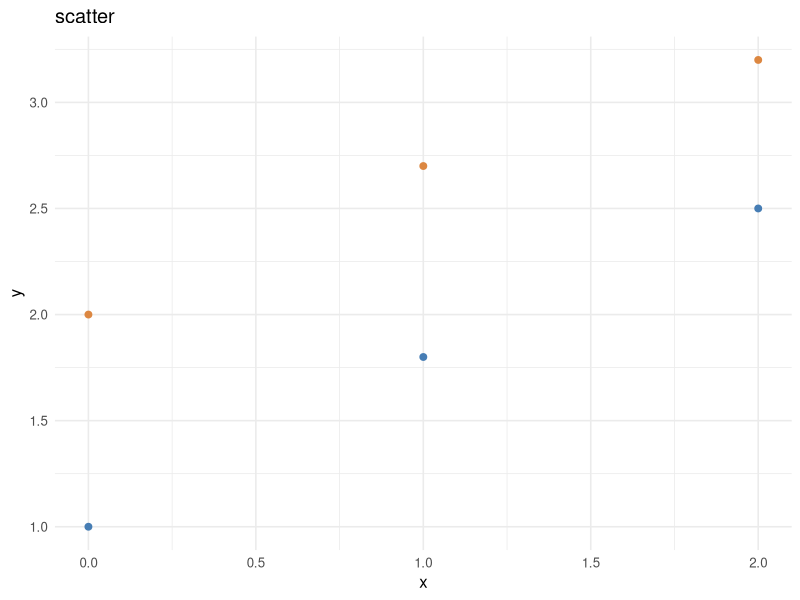
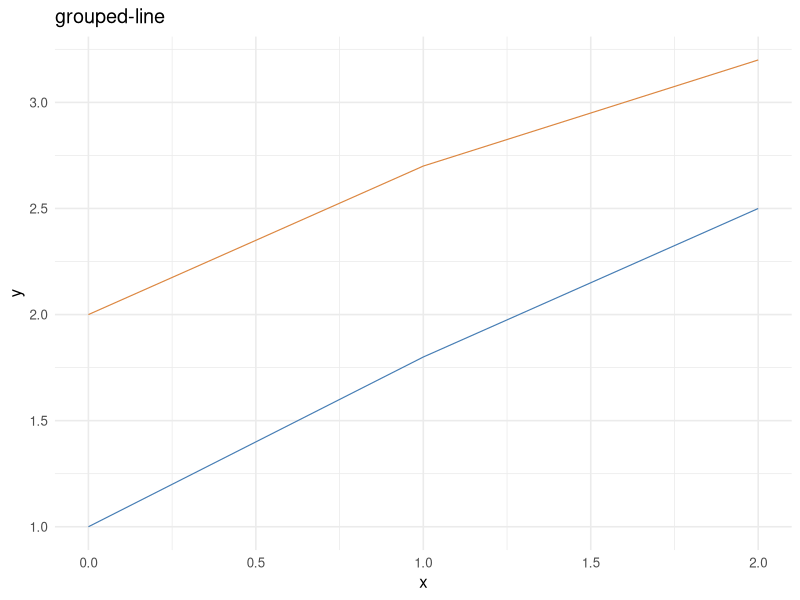
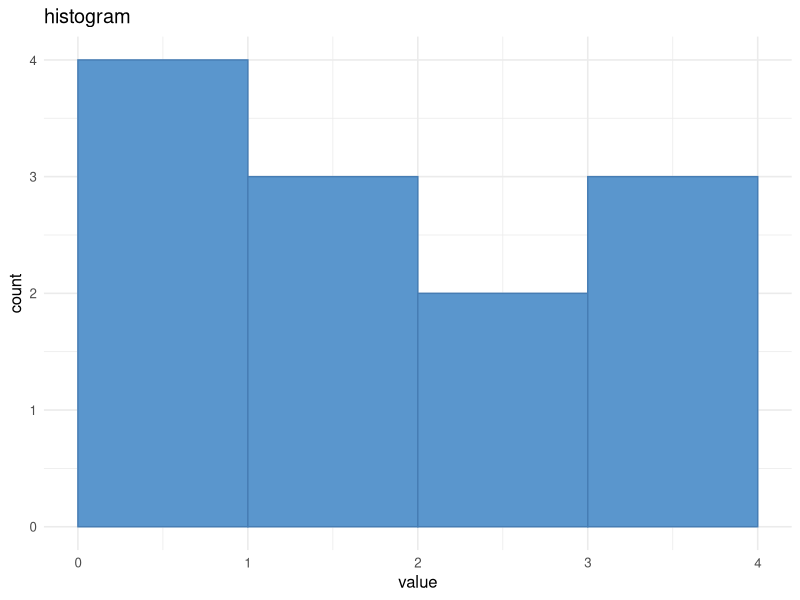
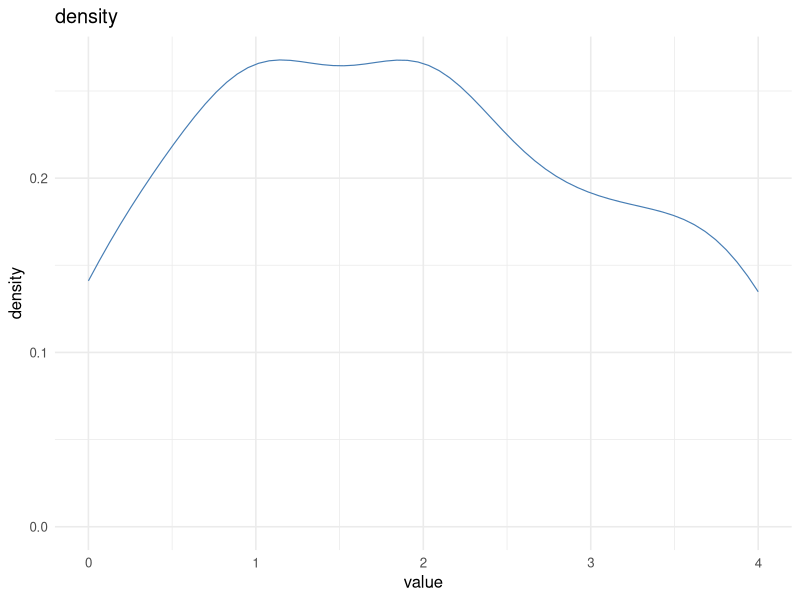
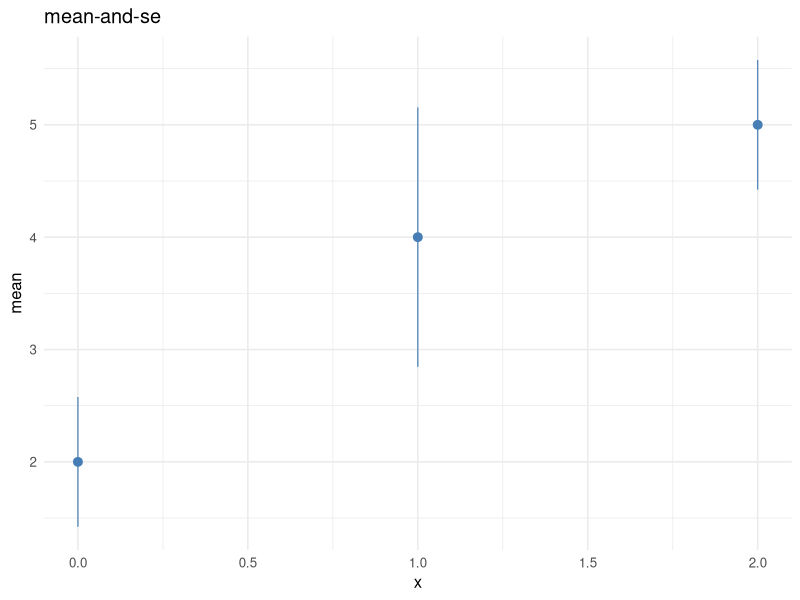
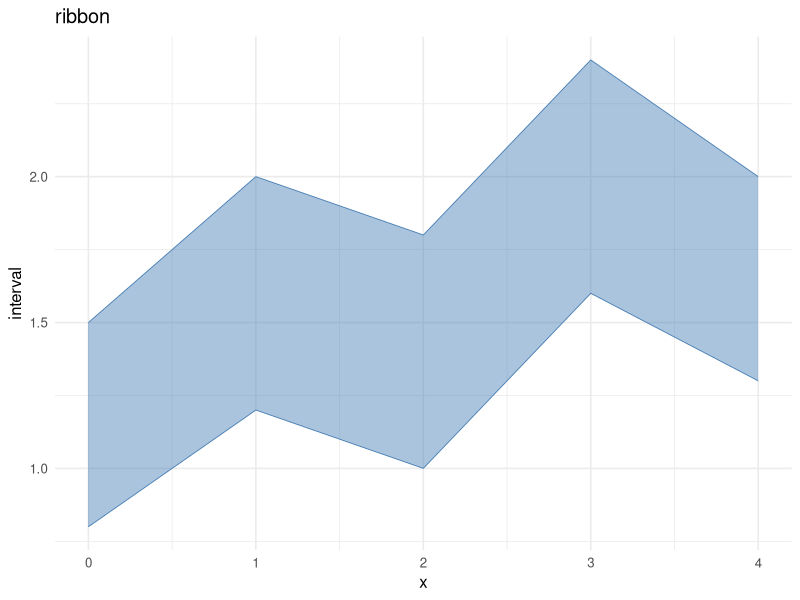
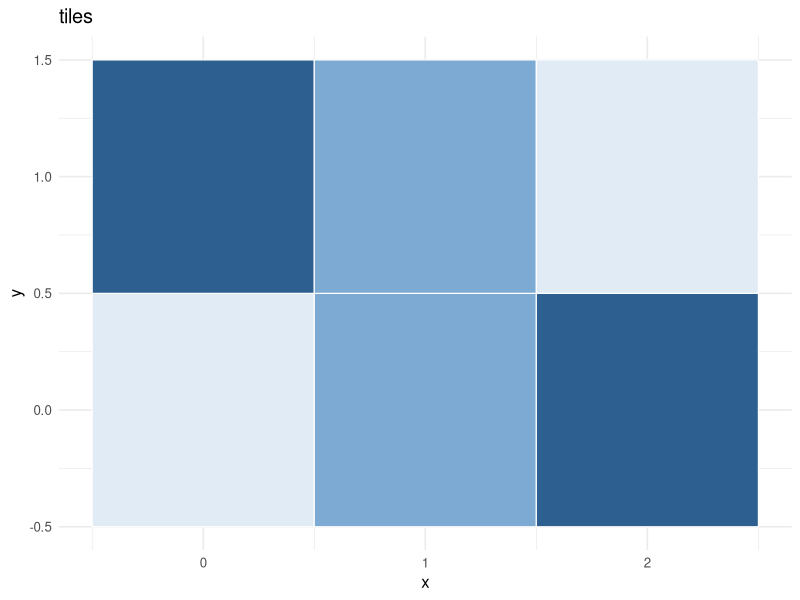
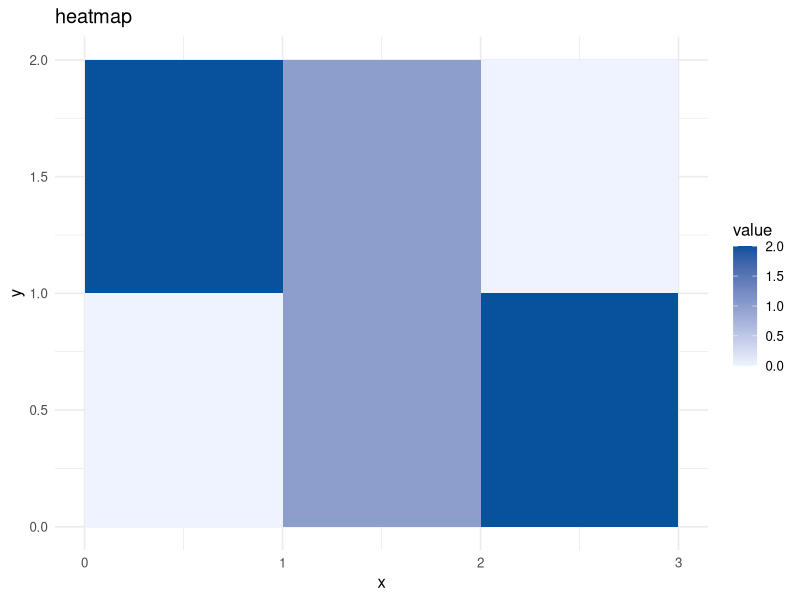

Recreate these plots in R, in order.
args <- commandArgs(trailingOnly = TRUE)
out_dir <- if (length(args) >= 1L) args[[1L]] else "target/graphics-position-qa/ggplot2"
dir.create(out_dir, recursive = TRUE, showWarnings = FALSE)

suppressPackageStartupMessages(library(ggplot2))

palette <- c(red = "#467DB4", blue = "#DC8741")
series <- data.frame(
  x = rep(c(0, 1, 2), 2),
  y = c(1, 1.8, 2.5, 2, 2.7, 3.2),
  condition = factor(rep(c("A", "B"), each = 3), levels = c("A", "B"))
)

scatter <- ggplot(series, aes(x, y, colour = condition)) +
  geom_point(size = 2) +
  scale_colour_manual(values = c(A = palette[["red"]], B = palette[["blue"]])) +
  labs(title = "scatter", x = "x", y = "y") +
  theme_minimal(base_size = 12) +
  theme(legend.position = "none")

grouped_line <- ggplot(series, aes(x, y, group = condition, colour = condition)) +
  geom_line(linewidth = 0.4) +
  scale_colour_manual(values = c(A = palette[["red"]], B = palette[["blue"]])) +
  labs(title = "grouped-line", x = "x", y = "y") +
  theme_minimal(base_size = 12) +
  theme(legend.position = "none")

distribution <- data.frame(
  value = c(0, 0.4, 0.9, 1, 1.3, 1.8, 2, 2.2, 2.7, 3.1, 3.6, 4)
)
histogram <- ggplot(distribution, aes(value)) +
  geom_histogram(
    breaks = c(0, 1, 2, 3, 4),
    closed = "right",
    colour = "#467DB4",
    fill = "#5A96CD"
  ) +
  labs(title = "histogram", x = "value", y = "count") +
  theme_minimal(base_size = 12)

density_plot <- ggplot(distribution, aes(value)) +
  stat_density(
    geom = "line",
    bw = 0.45,
    n = 64,
    trim = TRUE,
    colour = "#467DB4",
    linewidth = 0.4
  ) +
  labs(title = "density", x = "value", y = "density") +
  theme_minimal(base_size = 12)

summary_data <- data.frame(
  x = rep(c(0, 1, 2), each = 3),
  y = c(1, 2, 3, 2, 4, 6, 4, 5, 6)
)
summarized <- ggplot(summary_data, aes(x, y)) +
  stat_summary(fun.data = mean_se, geom = "pointrange", colour = "#467DB4", linewidth = 0.4) +
  labs(title = "mean-and-se", x = "x", y = "mean") +
  theme_minimal(base_size = 12)

ribbon_data <- data.frame(
  x = c(0, 1, 2, 3, 4),
  lower = c(0.8, 1.2, 1, 1.6, 1.3),
  upper = c(1.5, 2, 1.8, 2.4, 2)
)
ribbon <- ggplot(ribbon_data, aes(x, ymin = lower, ymax = upper)) +
  geom_ribbon(colour = "#467DB4", fill = "#467DB4", alpha = 0.45, linewidth = 0.3) +
  labs(title = "ribbon", x = "x", y = "interval") +
  theme_minimal(base_size = 12)

tile_data <- data.frame(
  x = rep(c(0, 1, 2), 2),
  y = rep(c(0, 1), each = 3),
  level = factor(c(0, 1, 2, 2, 1, 0), levels = c(0, 1, 2))
)
tiles <- ggplot(tile_data, aes(x, y, fill = level)) +
  geom_tile(width = 1, height = 1, colour = "white", linewidth = 0.4) +
  scale_fill_manual(values = c("#E1EBF5", "#7DAAD2", "#2D5F91")) +
  labs(title = "tiles", x = "x", y = "y") +
  theme_minimal(base_size = 12) +
  theme(legend.position = "none")

heatmap_data <- data.frame(
  x = rep(c(0.5, 1.5, 2.5), 2),
  y = rep(c(0.5, 1.5), each = 3),
  value = c(0, 1, 2, 2, 1, 0)
)
heatmap <- ggplot(heatmap_data, aes(x, y, fill = value)) +
  geom_tile(width = 1, height = 1) +
  scale_fill_gradient(low = "#EFF3FF", high = "#08519C", name = "value") +
  labs(title = "heatmap", x = "x", y = "y") +
  theme_minimal(base_size = 12)

bin2d_data <- data.frame(
  x = c(0.2, 0.4, 0.7, 1.2, 1.8, 2.2, 2.4, 2.6, 3.2, 3.7),
  y = c(0.2, 0.3, 0.8, 2.2, 2.7, 1.2, 1.4, 1.6, 3.2, 3.6)
)
bin2d <- ggplot(bin2d_data, aes(x, y)) +
  geom_bin_2d(
    binwidth = c(1, 1), boundary = 0, closed = "right", drop = FALSE
  ) +
  scale_x_continuous(limits = c(0, 4), expand = expansion(mult = 0)) +
  scale_y_continuous(limits = c(0, 4), expand = expansion(mult = 0)) +
  scale_fill_gradient(low = "#EFF3FF", high = "#08519C", name = "count") +
  labs(title = "bin-2d", x = "x", y = "y") +
  theme_minimal(base_size = 12)

count_data <- data.frame(category = c("control", "task", "task", "other", "task", "control"))
counted <- ggplot(count_data, aes(category)) +
  geom_bar(width = 0.9, colour = "#233C5A", fill = "#5A96CD") +
  labs(title = "count", x = "category", y = "count") +
  theme_minimal(base_size = 12)

facet_data <- data.frame(
  x = c(0, 1, 10, 20),
  y = c(0, 1, 2, 3),
  condition = factor(c("control", "control", "task", "task"), levels = c("control", "task"))
)
faceted <- ggplot(facet_data, aes(x, y)) +
  geom_point(size = 2, colour = palette[["red"]]) +
  facet_wrap(~condition, ncol = 2) +
  labs(title = "facets", x = "x", y = "y") +
  theme_minimal(base_size = 12)

bars <- data.frame(
  category = factor(c("A", "A", "B", "B"), levels = c("A", "B")),
  value = c(3, 2, 1, 4),
  group = factor(c("red", "blue", "red", "blue"), levels = c("red", "blue"))
)

base_bars <- ggplot(bars, aes(category, value, group = group, fill = group)) +
  scale_fill_manual(values = palette) +
  labs(x = "category", y = "value") +
  theme_minimal(base_size = 12) +
  theme(legend.position = "none")

dodge <- base_bars +
  geom_col(width = 0.9, colour = "#232D37", position = position_dodge(width = 0.9)) +
  ggtitle("position-dodge")
stack <- base_bars +
  geom_col(width = 0.9, colour = "#232D37", position = position_stack()) +
  ggtitle("position-stack")

jitter_points <- data.frame(
  category = factor(c("A", "A", "A", "B", "B", "B"), levels = c("A", "B")),
  value = c(1, 1, 1.6, 2, 2, 2.6),
  group = factor(c("red", "blue", "red", "blue", "red", "blue"), levels = c("red", "blue"))
)
jittered <- ggplot(jitter_points, aes(category, value, colour = group)) +
  geom_point(position = position_jitter(width = 0.22, height = 0.12, seed = 2026), size = 2) +
  scale_colour_manual(values = palette) +
  labs(title = "position-jitter", x = "category", y = "value") +
  theme_minimal(base_size = 12) +
  theme(legend.position = "none")

plots <- list(
  scatter = scatter,
  line = grouped_line,
  histogram = histogram,
  density = density_plot,
  summary = summarized,
  ribbon = ribbon,
  tiles = tiles,
  heatmap = heatmap,
  bin2d = bin2d,
  count = counted,
  facets = faceted,
  dodge = dodge,
  stack = stack,
  jitter = jittered
)
for (name in names(plots)) {
  ggsave(
    filename = file.path(out_dir, paste0(name, ".png")),
    plot = plots[[name]],
    width = 6.4,
    height = 4.8,
    dpi = 100,
    bg = "white"
  )
}

dodge_data <- layer_data(dodge)
stack_data <- layer_data(stack)
jitter_data <- layer_data(jittered)
write.table(
  layer_data(scatter)[c("x", "y", "colour", "group")],
  file.path(out_dir, "scatter-layer.tsv"),
  sep = "\t", row.names = FALSE, quote = FALSE
)
write.table(
  layer_data(grouped_line)[c("x", "y", "colour", "group")],
  file.path(out_dir, "line-layer.tsv"),
  sep = "\t", row.names = FALSE, quote = FALSE
)
write.table(
  layer_data(histogram)[c("x", "y", "count", "xmin", "xmax", "ymin", "ymax")],
  file.path(out_dir, "histogram-layer.tsv"),
  sep = "\t", row.names = FALSE, quote = FALSE
)
write.table(
  layer_data(density_plot)[c("x", "y", "density", "count")],
  file.path(out_dir, "density-layer.tsv"),
  sep = "\t", row.names = FALSE, quote = FALSE
)
write.table(
  layer_data(summarized)[c("x", "y", "ymin", "ymax")],
  file.path(out_dir, "summary-layer.tsv"),
  sep = "\t", row.names = FALSE, quote = FALSE
)
write.table(
  layer_data(ribbon)[c("x", "ymin", "ymax")],
  file.path(out_dir, "ribbon-layer.tsv"),
  sep = "\t", row.names = FALSE, quote = FALSE
)
write.table(
  layer_data(tiles)[c("x", "y", "xmin", "xmax", "ymin", "ymax", "fill")],
  file.path(out_dir, "tiles-layer.tsv"),
  sep = "\t", row.names = FALSE, quote = FALSE
)
write.table(
  layer_data(heatmap)[c("x", "y", "xmin", "xmax", "ymin", "ymax", "fill")],
  file.path(out_dir, "heatmap-layer.tsv"),
  sep = "\t", row.names = FALSE, quote = FALSE
)
write.table(
  layer_data(bin2d)[c("x", "y", "xmin", "xmax", "ymin", "ymax", "count", "density", "fill")],
  file.path(out_dir, "bin2d-layer.tsv"),
  sep = "\t", row.names = FALSE, quote = FALSE
)
write.table(
  layer_data(counted)[c("x", "y", "count", "xmin", "xmax", "ymin", "ymax")],
  file.path(out_dir, "count-layer.tsv"),
  sep = "\t", row.names = FALSE, quote = FALSE
)
write.table(
  layer_data(faceted)[c("x", "y", "PANEL", "group")],
  file.path(out_dir, "facets-layer.tsv"),
  sep = "\t", row.names = FALSE, quote = FALSE
)
write.table(
  dodge_data[c("x", "xmin", "xmax", "y", "group")],
  file.path(out_dir, "dodge-layer.tsv"),
  sep = "\t", row.names = FALSE, quote = FALSE
)
write.table(
  stack_data[c("x", "xmin", "xmax", "y", "ymin", "ymax", "group")],
  file.path(out_dir, "stack-layer.tsv"),
  sep = "\t", row.names = FALSE, quote = FALSE
)
write.table(
  jitter_data[c("x", "y", "group")],
  file.path(out_dir, "jitter-layer.tsv"),
  sep = "\t", row.names = FALSE, quote = FALSE
)

cat("wrote ggplot2 position references to", out_dir, "\n")
